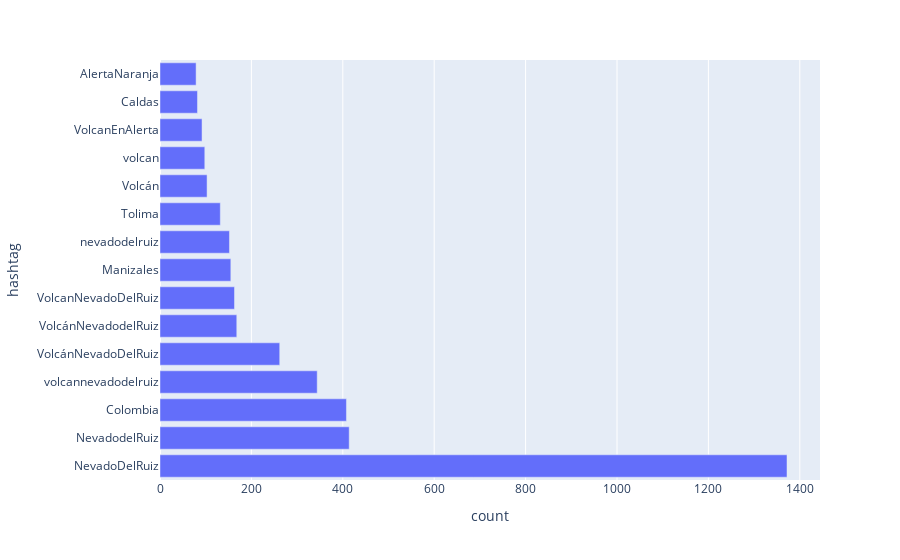

Here is the notebook cell this chart was saved with:
### Code cell
# Count top 15 of hashtags
hashtag_dataset_top_15_count = (
    hashtag_dataset['hashtag']
    .value_counts()
    .iloc[:15]
    .reset_index()
)

# Plotting Bar Diagram
px.bar(hashtag_dataset_top_15_count, x='count', y='hashtag')

### Figure 1 — Plotly figure (JSON) as saved in the notebook; plotly's stock layout.template omitted (floating-point values rounded to 4 significant figures)
{"data": [{"alignmentgroup": "True", "hovertemplate": "count=%{x}<br>hashtag=%{y}<extra></extra>", "legendgroup": "", "marker": {"color": "#636efa", "pattern": {"shape": ""}}, "name": "", "offsetgroup": "", "orientation": "h", "showlegend": false, "textposition": "auto", "type": "bar", "x": [1372, 414, 408, 344, 262, 168, 163, 155, 152, 132, 103, 98, 92, 82, 79], "xaxis": "x", "y": ["NevadoDelRuiz", "NevadodelRuiz", "Colombia", "volcannevadodelruiz", "VolcánNevadoDelRuiz", "VolcánNevadodelRuiz", "VolcanNevadoDelRuiz", "Manizales", "nevadodelruiz", "Tolima", "Volcán", "volcan", "VolcanEnAlerta", "Caldas", "AlertaNaranja"], "yaxis": "y"}], "layout": {"barmode": "relative", "legend": {"tracegroupgap": 0}, "margin": {"t": 60}, "xaxis": {"anchor": "y", "domain": [0, 1], "title": {"text": "count"}}, "yaxis": {"anchor": "x", "domain": [0, 1], "title": {"text": "hashtag"}}}}
